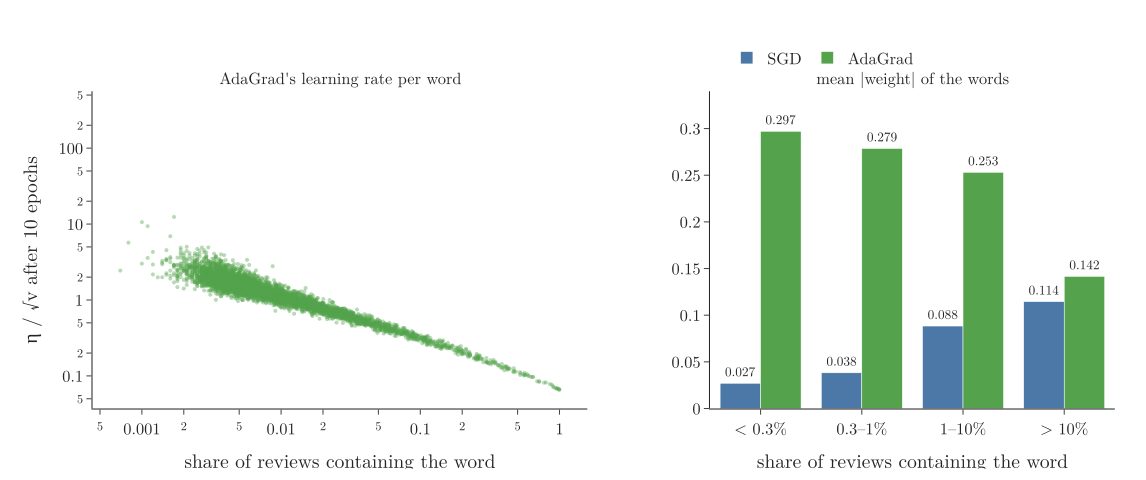

Recreate this plot in Python.
"""IMDB, 5,000 words: AdaGrad's effective learning rate for each word against how often the word occurs (left),
and the mean size of the learned weights by frequency band, SGD vs AdaGrad (right) (Plotly)."""
from pathlib import Path
import numpy as np
import pandas as pd
import plotly.graph_objects as go
from plotly.subplots import make_subplots
from common import BLUE, GREEN, FONT

here = Path(__file__).parent
w = pd.read_csv(here.parent / "data" / "imdb_words.csv")
fig = make_subplots(rows=1, cols=2, horizontal_spacing=0.12, column_widths=[0.55, 0.45],
                    subplot_titles=("AdaGrad's learning rate per word", "mean |weight| of the words"))
fig.add_trace(go.Scatter(x=w.freq, y=w.eff_lr, mode="markers", showlegend=False,
                         marker=dict(color=GREEN, size=4, opacity=0.4)), 1, 1)
bands = [(0, 0.003, "< 0.3%"), (0.003, 0.01, "0.3–1%"), (0.01, 0.1, "1–10%"), (0.1, 1.01, "> 10%")]
labels = [b[2] for b in bands]
for col, name, c in (("w_sgd", "SGD", BLUE), ("w_adagrad", "AdaGrad", GREEN)):
    vals = [w[(w.freq >= lo) & (w.freq < hi)][col].mean() for lo, hi, _ in bands]
    fig.add_trace(go.Bar(x=labels, y=vals, name=name, marker_color=c, text=[f"{v:.3f}" for v in vals],
                         textposition="outside", textfont=dict(size=13)), 1, 2)
fig.update_xaxes(type="log", title_text="share of reviews containing the word", row=1, col=1)
fig.update_yaxes(type="log", title_text="η / √v after 10 epochs", row=1, col=1)
fig.update_xaxes(title_text="share of reviews containing the word", row=1, col=2)
fig.update_yaxes(range=[0, 0.34], row=1, col=2)
fig.update_layout(template="simple_white", width=1100, height=460, font=FONT, barmode="group",
                  legend=dict(orientation="h", x=0.62, y=1.16), margin=dict(l=80, r=20, t=80, b=70))
fig.write_image(here / "imdb_lr.png", scale=2)
fig.write_image(here / "imdb_lr.pdf")
